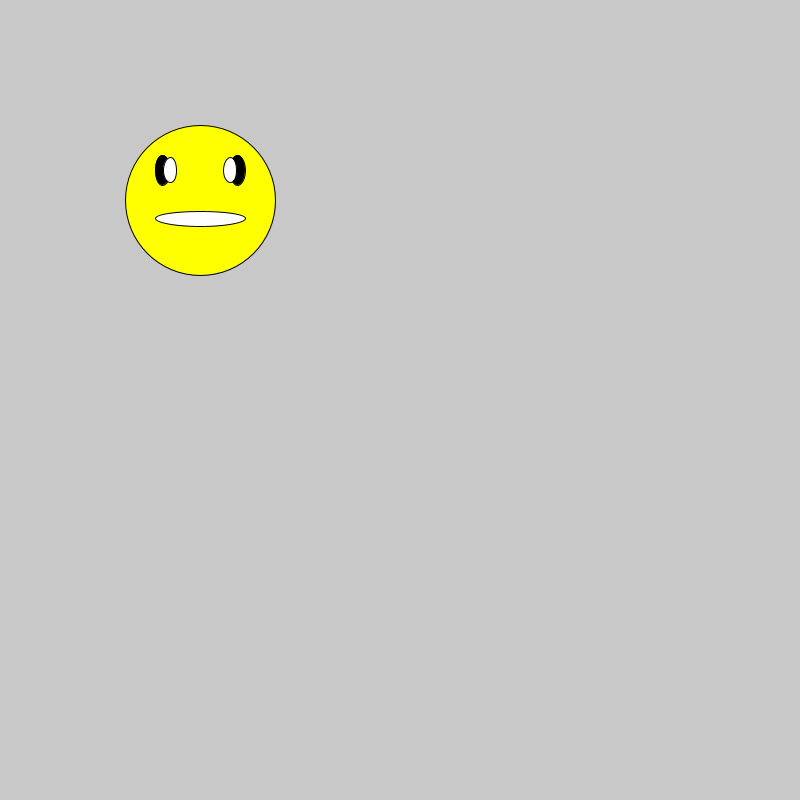
Frame 1 (no input)
Frame 60 (the mouse pressed at the canvas centre just before this capture): identical to frame 1, image omitted
Frame 120 (the mouse held since frame 60 and released just before this capture): identical to frame 1, image omitted

The Processing sketch that drew this single still picture (run headless with seeded random() and noise(); from frame 60 on, the mouse is pressed at the canvas centre):

// Processing sketch: sketch_231106b
// ── sketch_231106b.pde
void setup()
{
  size(800,800);
}

void draw()
{
  background(200);
  Smile(200,200,150,150); 
 
}

void Smile(float x, float y,float w,float h)
{
  stroke(0);
  fill(255,255,0);
  
  ellipse(x,y,w,h);
  
  fill(0);
  ellipse(x-(w/4),y-(h/5),w/10,h/5);  
  ellipse(x+(w/4),y-(h/5),w/10,h/5);
  fill(255);
  ellipse(x-(w/5),y-(h/5),w/11,h/6);  
  ellipse(x+(w/5),y-(h/5),w/11,h/6);
  
  fill(255);
  
  ellipse(x,y+(h/8),w*0.6,h/10);
  
  delay(300);
}
